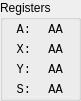
   <widget class="QGroupBox" name="gR">
    <property name="geometry">
     <rect>
      <x>400</x>
      <y>0</y>
      <width>81</width>
      <height>101</height>
     </rect>
    </property>
    <property name="styleSheet">
     <string notr="true"/>
    </property>
    <property name="title">
     <string>Registers</string>
    </property>
    <widget class="QLabel" name="R_A">
     <property name="geometry">
      <rect>
       <x>40</x>
       <y>20</y>
       <width>31</width>
       <height>20</height>
      </rect>
     </property>
     <property name="font">
      <font>
       <family>Monospace</family>
       <pointsize>9</pointsize>
      </font>
     </property>
     <property name="text">
      <string>AA</string>
     </property>
     <property name="alignment">
      <set>Qt::AlignCenter</set>
     </property>
    </widget>
    <widget class="QLabel" name="label_17">
     <property name="geometry">
      <rect>
       <x>10</x>
       <y>20</y>
       <width>21</width>
       <height>20</height>
      </rect>
     </property>
     <property name="font">
      <font>
       <family>Monospace</family>
       <pointsize>9</pointsize>
      </font>
     </property>
     <property name="text">
      <string>A:</string>
     </property>
     <property name="alignment">
      <set>Qt::AlignRight|Qt::AlignTrailing|Qt::AlignVCenter</set>
     </property>
    </widget>
    <widget class="QLabel" name="R_X">
     <property name="geometry">
      <rect>
       <x>40</x>
       <y>40</y>
       <width>31</width>
       <height>20</height>
      </rect>
     </property>
     <property name="font">
      <font>
       <family>Monospace</family>
       <pointsize>9</pointsize>
      </font>
     </property>
     <property name="text">
      <string>AA</string>
     </property>
     <property name="alignment">
      <set>Qt::AlignCenter</set>
     </property>
    </widget>
    <widget class="QLabel" name="label_21">
     <property name="geometry">
      <rect>
       <x>10</x>
       <y>40</y>
       <width>21</width>
       <height>20</height>
      </rect>
     </property>
     <property name="font">
      <font>
       <family>Monospace</family>
       <pointsize>9</pointsize>
      </font>
     </property>
     <property name="text">
      <string>X:</string>
     </property>
     <property name="alignment">
      <set>Qt::AlignRight|Qt::AlignTrailing|Qt::AlignVCenter</set>
     </property>
    </widget>
    <widget class="QLabel" name="R_S">
     <property name="geometry">
      <rect>
       <x>40</x>
       <y>80</y>
       <width>31</width>
       <height>20</height>
      </rect>
     </property>
     <property name="font">
      <font>
       <family>Monospace</family>
       <pointsize>9</pointsize>
      </font>
     </property>
     <property name="text">
      <string>AA</string>
     </property>
     <property name="alignment">
      <set>Qt::AlignCenter</set>
     </property>
    </widget>
    <widget class="QLabel" name="R_Y">
     <property name="geometry">
      <rect>
       <x>40</x>
       <y>60</y>
       <width>31</width>
       <height>20</height>
      </rect>
     </property>
     <property name="font">
      <font>
       <family>Monospace</family>
       <pointsize>9</pointsize>
      </font>
     </property>
     <property name="text">
      <string>AA</string>
     </property>
     <property name="alignment">
      <set>Qt::AlignCenter</set>
     </property>
    </widget>
    <widget class="QLabel" name="label_32">
     <property name="geometry">
      <rect>
       <x>10</x>
       <y>80</y>
       <width>21</width>
       <height>20</height>
      </rect>
     </property>
     <property name="font">
      <font>
       <family>Monospace</family>
       <pointsize>9</pointsize>
      </font>
     </property>
     <property name="text">
      <string>S:</string>
     </property>
     <property name="alignment">
      <set>Qt::AlignRight|Qt::AlignTrailing|Qt::AlignVCenter</set>
     </property>
    </widget>
    <widget class="QLabel" name="label_19">
     <property name="geometry">
      <rect>
       <x>10</x>
       <y>60</y>
       <width>21</width>
       <height>20</height>
      </rect>
     </property>
     <property name="font">
      <font>
       <family>Monospace</family>
       <pointsize>9</pointsize>
      </font>
     </property>
     <property name="text">
      <string>Y:</string>
     </property>
     <property name="alignment">
      <set>Qt::AlignRight|Qt::AlignTrailing|Qt::AlignVCenter</set>
     </property>
    </widget>
   </widget>
